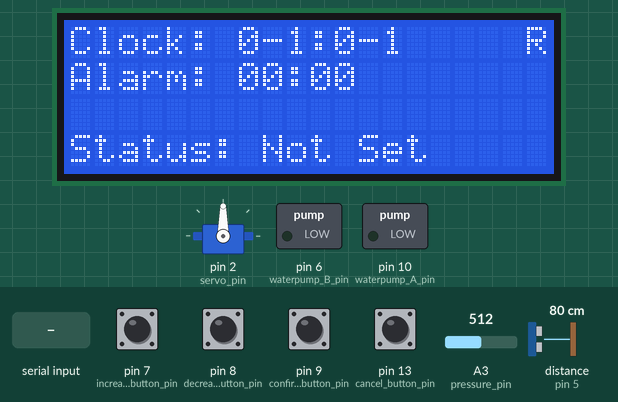
The sketch below on a simulated Arduino Uno, built with avr-gcc and run on an emulated ATmega328P. Parts: servo, 20×4 character LCD, switched loads named in the sketch (green lamp = pin HIGH). Wiring (inferred from the names in the program): ultrasonic range finder: trigger pin 4; echo pin 5. The inputs (shaded band) are chosen by the test bench; at power-on: pin 7 (increase_button_pin), pin 8 (decrease_button_pin), pin 9 (confirm_button_pin) HIGH, pin 13 (cancel_button_pin) LOW, distance to the obstacle (sensor on pin 5) 80 cm, A3 (pressure_pin) = 512. The echo pulse lasts 58.3 µs per cm; pins used as bus, display or sensor lines are not drawn.

Above: at 1.2 s.
1.3 s: distance to the obstacle (sensor on pin 5) set to 60 cm
At 1.38 s:
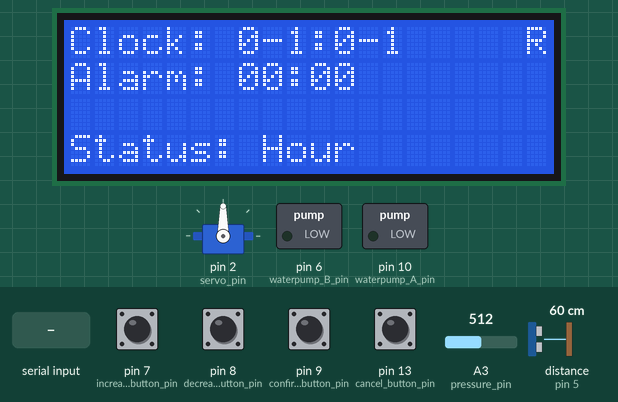
4.3 s: pin 7 (increase_button_pin) pulled LOW for 0.15 s
At 4.51 s:
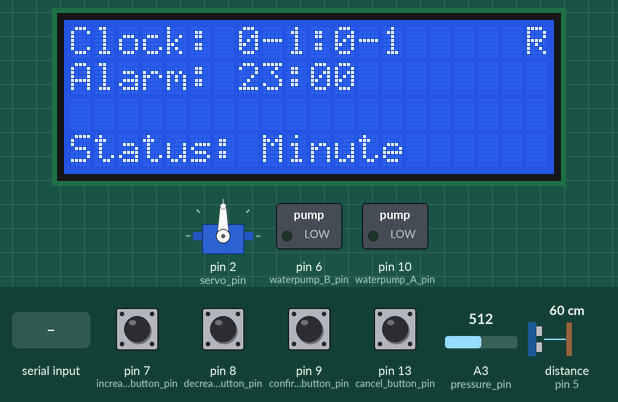
5.0 s: distance to the obstacle (sensor on pin 5) set to 35 cm
8.0 s: "60\n" received over Serial
At 10.2 s:
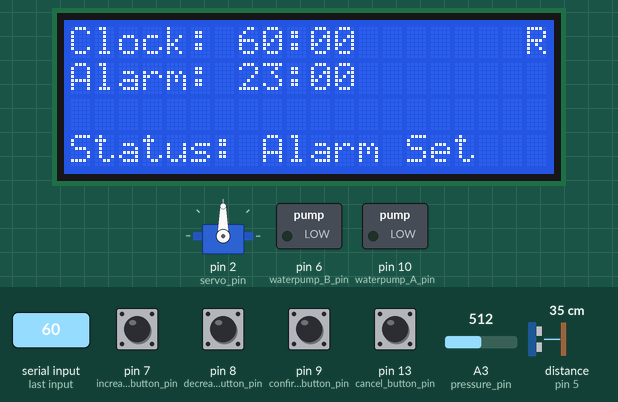
11.0 s: distance to the obstacle (sensor on pin 5) set to 28 cm
12.9 s: distance to the obstacle (sensor on pin 5) set to 25 cm
At 13.97 s:
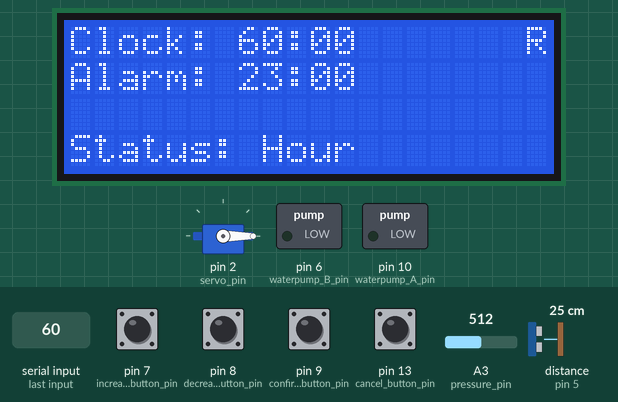
Timing chart, 0 to 15.9 s (numbered marks = the images above; inputs shaded):
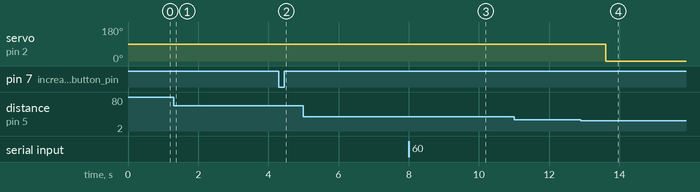

The sketch:

wakeupbrella.ino
```cpp
#include <Servo.h>
#include <LiquidCrystal_I2C.h>
#include <Wire.h>
#define PREVIEW_MODE

// Both
struct hour_minute {
    int hour;
    int minute;
};

struct hour_minute clock = {-1, -1};
struct hour_minute alarm_time = {0, 0};

enum ALARM_STATUS { NOT_SET, SETTING_HOUR, SETTING_MINUTE, ALARM_SET, CLOCK_UPDATED };
enum ALARM_STATUS status;
bool display_updated = false;
bool rainable = false;

void ChangeStatus(enum ALARM_STATUS new_status) {
    if (new_status != CLOCK_UPDATED) status = new_status;
    display_updated = true;
}

void UpdateTime() {
    static unsigned long elapsed_time;

    if (clock.hour == -1 && clock.minute == -1) {  // 처음 시간은 시리얼 통신으로 받아오기
        if (!Serial.available()) return;
        delay(1000);  // * 중요: 모두 전송될 때 까지 기다리기

        clock.hour = Serial.parseInt();
        clock.minute = Serial.parseInt();

#ifdef ALARM_DEBUG
    if (clock.hour < 10) Serial.print('0');
    Serial.print(clock.hour);
    Serial.print(':');
    if (clock.minute < 10) Serial.print('0');
    Serial.print(clock.minute);
#endif
        ChangeStatus(CLOCK_UPDATED);
    } else if (millis() - elapsed_time >= 60000) {  // 1분이 지날 때마다 시간 업데이트
        clock.minute++;
        if (clock.minute == 60) {
            clock.minute = 0;
            clock.hour++;
            if (clock.hour == 24)
                clock.hour = 0;
        }
        elapsed_time = millis();

        ChangeStatus(CLOCK_UPDATED);
    }

    // delay(100);
}

// Umbrella
Servo servo;
int servo_pin = 2;

bool is_closed = true;

const int trig_pin = 4;
const int echo_pin = 5;

bool IsNear(int threshold = 25) {
    digitalWrite(trig_pin, HIGH);
    delayMicroseconds(10);  // 10us
    digitalWrite(trig_pin, LOW);

    unsigned long duration = pulseIn(echo_pin, HIGH);
    unsigned long distance = duration / 58;

#ifdef UMBRELLA_DEBUG
    Serial.print(distance);
    Serial.println("cm");
#endif

    if (distance <= threshold) return true;
    else return false;
}

void UpdateRainable() {
    if (clock.hour == 6 && clock.minute == 0) {
        if (!Serial.available()) return;
        delay(1000);  // * 중요: 모두 전송될 때 까지 기다리기

        if (Serial.parseInt() == 1) rainable = true;
        else rainable = false;
    }

#if defined(UMBRELLA_DEBUG) || defined(PREVIEW_MODE)
    rainable = true;
#endif
}

void OpenStand() {
#ifdef UMBRELLA_DEBUG
    Serial.println("OPEN");
#endif
    servo.write(0);
    is_closed = false;
}

void CloseStand() {
#ifdef UMBRELLA_DEBUG
    Serial.println("CLOSE");
#endif
    servo.write(180);
    is_closed = true;
}

void Umbrella(const int in_a_row = 5) {
    static int near_count, far_count;

    if (IsNear(25)) {
        near_count++;
        far_count = 0;
    } else {
        far_count++;
        near_count = 0;
    }

    if (rainable && is_closed && near_count >= in_a_row) {
        near_count = 0;
        OpenStand();
    }

    if (!is_closed && far_count >= in_a_row) {
        far_count = 0;
        CloseStand();
    }
}

// Alarm
const int buzzer_pin = 12;
const int waterpump_A_pin = 10, waterpump_B_pin = 6;
const int decrease_button_pin = 8, increase_button_pin = 7, confirm_button_pin = 9, cancel_button_pin = 13;
const int pressure_pin = A3;

LiquidCrystal_I2C lcd(0x27, 20, 4); // 0x3F 또는 0x27

bool alarm_setting = false, alarm_set = false;
bool alarming = false;
bool watered = false;

void Water(bool on_off) {
    if (on_off == true) { // Hydro-pump
        digitalWrite(waterpump_A_pin, HIGH);
        digitalWrite(waterpump_B_pin, LOW);
    } else { // Stop
        digitalWrite(waterpump_A_pin, LOW);
        digitalWrite(waterpump_B_pin, LOW);
    }
}

void SetAlarm() {
#ifdef ALARM_DEBUG
    Serial.print(alarm_time.hour);
    Serial.print(':');
    Serial.println(alarm_time.minute);
#endif
    bool decrease_button_status = digitalRead(decrease_button_pin);
    bool increase_button_status = digitalRead(increase_button_pin);
    bool confirm_button_status = digitalRead(confirm_button_pin);

    static bool hour_set, minute_set; // 0

    if (alarm_set && confirm_button_status) {
        alarm_set = false;
        ChangeStatus(NOT_SET);
        return;
    } else if (!alarm_setting && confirm_button_status) {
        alarm_setting = true;
        hour_set = false;
        minute_set = false;
        ChangeStatus(SETTING_HOUR);
        return;
    }

    if (alarm_setting) {
        if (!hour_set) {
            if (decrease_button_status) {
                alarm_time.hour--;
                if (alarm_time.hour < 0) {
                    alarm_time.hour = 23;
                }
                ChangeStatus(SETTING_HOUR);
            }

            if (increase_button_status) {
                alarm_time.hour++;
                if (alarm_time.hour >= 24) {
                    alarm_time.hour = 0;
                }
                ChangeStatus(SETTING_HOUR);
            }

            if (confirm_button_status) {
                hour_set = true;
                ChangeStatus(SETTING_MINUTE);
            }
        } else if (!minute_set) {
            if (decrease_button_status) {
                alarm_time.minute--;
                if (alarm_time.minute < 0) {
                    alarm_time.minute = 59;
                }
                ChangeStatus(SETTING_MINUTE);
            }

            if (increase_button_status) {
                alarm_time.minute++;
                if (alarm_time.minute >= 60) {
                    alarm_time.minute = 0;
                }
                ChangeStatus(SETTING_MINUTE);
            }

            if (confirm_button_status) {
                minute_set = true;
                alarm_setting = false;
                alarm_set = true;
                ChangeStatus(ALARM_SET);
            }
        }
    }
}

bool IsSleeping(int threshold = 900) {
    // Serial.println(analogRead(pressure_pin));
    if (analogRead(pressure_pin) <= threshold) return true;
    else return false;
}

void Alarm() {
    static unsigned long rang_time;

    if (alarm_set && !alarming && clock.hour == alarm_time.hour && clock.minute == alarm_time.minute) {
        tone(buzzer_pin, 261);
        rang_time = millis();
        alarming = true;
    }

    if (alarming && !watered && IsSleeping() && millis() - rang_time >= 5000) {
        Water(true);
        watered = true;
    }

    bool cancel_button = digitalRead(cancel_button_pin);

    if (((watered && alarming && !IsSleeping()) || (!watered && alarming)) && cancel_button) {
        noTone(buzzer_pin);
        Water(false);
        alarming = false;
        alarm_set = false;
        watered = false;
        ChangeStatus(NOT_SET);
    }
}

void UpdateDisplay() {
    if (!display_updated) return;
    display_updated = false;
    lcd.clear();

    // show current time
    lcd.setCursor(0, 0);
    lcd.print("Clock: ");
    if (clock.hour < 10) lcd.print('0');
    lcd.print(clock.hour);
    lcd.print(':');
    if (clock.minute < 10) lcd.print('0');
    lcd.print(clock.minute);

    // show alarm time
    lcd.setCursor(0, 1);
    lcd.print("Alarm: ");
    if (alarm_time.hour < 10) lcd.print('0');
    lcd.print(alarm_time.hour);
    lcd.print(':');
    if (alarm_time.minute < 10) lcd.print('0');
    lcd.print(alarm_time.minute);

    // show status
    lcd.setCursor(0, 3);
    lcd.print("Status: ");
    if (status == NOT_SET) lcd.print("Not Set");
    else if (status == SETTING_HOUR) lcd.print("Hour");
    else if (status == SETTING_MINUTE) lcd.print("Minute");
    else if (status == ALARM_SET) lcd.print("Alarm Set");

    // show weather
    lcd.setCursor(19, 0);
    if (rainable) lcd.print("R"); // rainy
    else lcd.print("S"); // sunny
}

void setup() {
    Serial.begin(9600);

    // Umbrella
    pinMode(trig_pin, OUTPUT);
    pinMode(echo_pin, INPUT);

    servo.attach(servo_pin);

    // Alarm
    pinMode(waterpump_A_pin, OUTPUT);
    pinMode(waterpump_B_pin, OUTPUT);

    pinMode(decrease_button_pin, INPUT_PULLUP);
    pinMode(increase_button_pin, INPUT_PULLUP);
    pinMode(confirm_button_pin, INPUT_PULLUP);

    pinMode(pressure_pin, INPUT);

    lcd.init();
    lcd.backlight();

    ChangeStatus(NOT_SET);
}

void loop() {
    UpdateTime();

    SetAlarm();
    Alarm();

    UpdateRainable();
    Umbrella();

    UpdateDisplay();

    IsSleeping();

    delay(100);
}
```

Measured:
- the behaviour switches between 27 and 26 cm on distance to the obstacle (sensor on pin 5) (found by bisection; images 3 and 4)
- after the input at 12.9 s, servo on pin 2 (servo_pin): 90° → 0° after 0.71 s
